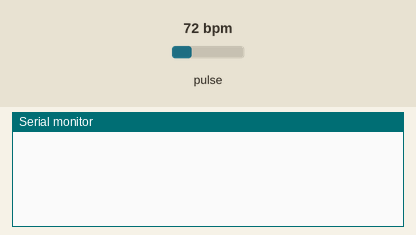
The sketch below on a simulated Arduino Uno, built with avr-gcc and run on an emulated ATmega328P. Shown: the last lines printed to the serial monitor. The test bench sets the inputs (shaded band); at power-on: pulse 72 bpm.

Above: at 1.2 s.
1.3 s: pulse set to 42 bpm
At 4.0 s:
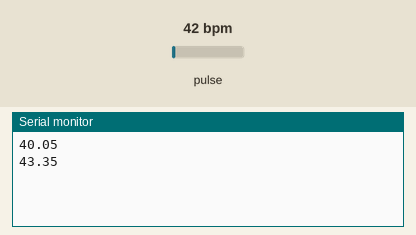
4.3 s: pulse set to 70 bpm
At 5.0 s:
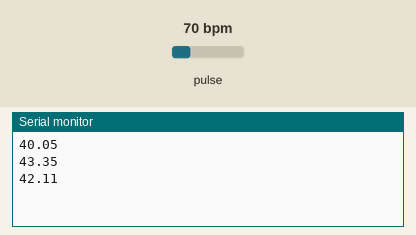
Timing chart, 0 to 7.3 s (numbered marks = the images above; inputs shaded):
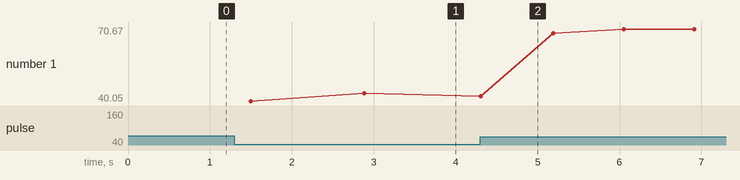

Measured:
- after the input at 1.3 s, the serial monitor: prints a new line after 0.20 s (image 1)
- plotted number 1: 43.35 → 70.67 after the input at 4.3 s

The sketch:

arduino.ino
```cpp
/*
  Hardware Connections:
  -5V  = 5V (3.3V is allowed)
  -GND = GND
  -SDA = A4 (or SDA)
  -SCL = A5 (or SCL)
  -INT = Not connected
*/

#include <Wire.h>
#include "MAX30105.h"
#include "heartRate.h"

MAX30105 particleSensor;
long lastBeat = 0;
float bpm;

void setup() {
  Serial.begin(9600);

  if (!particleSensor.begin(Wire, I2C_SPEED_FAST)) {
    Serial.println("MAX30105 was not found. Please check wiring/power. ");
    while (1);
  }

  particleSensor.setup();
}

void loop() {
  long irValue = particleSensor.getIR();

  if (checkForBeat(irValue) == true) {

    long delta = millis() - lastBeat;
    lastBeat = millis();

    bpm = 60 / (delta / 1000.0);
    Serial.println(bpm);
  }
}
```

heartRate.cpp
```cpp
/*
 Optical Heart Rate Detection (PBA Algorithm)
 By: Nathan Seidle
 SparkFun Electronics
 Date: October 2nd, 2016

 Given a series of IR samples from the MAX30105 we discern when a heart beat is occurring

 Let's have a brief chat about what this code does. We're going to try to detect
 heart-rate optically. This is tricky and prone to give false readings. We really don't
 want to get anyone hurt so use this code only as an example of how to process optical
 data. Build fun stuff with our MAX30105 breakout board but don't use it for actual
 medical diagnosis.

 Excellent background on optical heart rate detection:
 http://www.ti.com/lit/an/slaa655/slaa655.pdf

 Good reading:
 http://www.techforfuture.nl/fjc_documents/mitrabaratchi-measuringheartratewithopticalsensor.pdf
 https://fruct.org/publications/fruct13/files/Lau.pdf

 This is an implementation of Maxim's PBA (Penpheral Beat Amplitude) algorithm. It's been
 converted to work within the Arduino framework.
*/

/* Copyright (C) 2016 Maxim Integrated Products, Inc., All Rights Reserved.
*
* Permission is hereby granted, free of charge, to any person obtaining a
* copy of this software and associated documentation files (the "Software"),
* to deal in the Software without restriction, including without limitation
* the rights to use, copy, modify, merge, publish, distribute, sublicense,
* and/or sell copies of the Software, and to permit persons to whom the
* Software is furnished to do so, subject to the following conditions:
*
* The above copyright notice and this permission notice shall be included
* in all copies or substantial portions of the Software.
*
* THE SOFTWARE IS PROVIDED "AS IS", WITHOUT WARRANTY OF ANY KIND, EXPRESS
* OR IMPLIED, INCLUDING BUT NOT LIMITED TO THE WARRANTIES OF
* MERCHANTABILITY, FITNESS FOR A PARTICULAR PURPOSE AND NONINFRINGEMENT.
* IN NO EVENT SHALL MAXIM INTEGRATED BE LIABLE FOR ANY CLAIM, DAMAGES
* OR OTHER LIABILITY, WHETHER IN AN ACTION OF CONTRACT, TORT OR OTHERWISE,
* ARISING FROM, OUT OF OR IN CONNECTION WITH THE SOFTWARE OR THE USE OR
* OTHER DEALINGS IN THE SOFTWARE.
*
* Except as contained in this notice, the name of Maxim Integrated
* Products, Inc. shall not be used except as stated in the Maxim Integrated
* Products, Inc. Branding Policy.
*
* The mere transfer of this software does not imply any licenses
* of trade secrets, proprietary technology, copyrights, patents,
* trademarks, maskwork rights, or any other form of intellectual
* property whatsoever. Maxim Integrated Products, Inc. retains all
* ownership rights.
*
*/

#include "heartRate.h"

int16_t IR_AC_Max = 20;
int16_t IR_AC_Min = -20;

int16_t IR_AC_Signal_Current = 0;
int16_t IR_AC_Signal_Previous;
int16_t IR_AC_Signal_min = 0;
int16_t IR_AC_Signal_max = 0;
int16_t IR_Average_Estimated;

int16_t positiveEdge = 0;
int16_t negativeEdge = 0;
int32_t ir_avg_reg = 0;

int16_t cbuf[32];
uint8_t offset = 0;

static const uint16_t FIRCoeffs[12] = {172, 321, 579, 927, 1360, 1858, 2390, 2916, 3391, 3768, 4012, 4096};

//  Heart Rate Monitor functions takes a sample value and the sample number
//  Returns true if a beat is detected
//  A running average of four samples is recommended for display on the screen.
bool checkForBeat(int32_t sample)
{
  bool beatDetected = false;

  //  Save current state
  IR_AC_Signal_Previous = IR_AC_Signal_Current;

  //This is good to view for debugging
  //Serial.print("Signal_Current: ");
  //Serial.println(IR_AC_Signal_Current);

  //  Process next data sample
  IR_Average_Estimated = averageDCEstimator(&ir_avg_reg, sample);
  IR_AC_Signal_Current = lowPassFIRFilter(sample - IR_Average_Estimated);

  //  Detect positive zero crossing (rising edge)
  if ((IR_AC_Signal_Previous < 0) & (IR_AC_Signal_Current >= 0))
  {

    IR_AC_Max = IR_AC_Signal_max; //Adjust our AC max and min
    IR_AC_Min = IR_AC_Signal_min;

    positiveEdge = 1;
    negativeEdge = 0;
    IR_AC_Signal_max = 0;

    //if ((IR_AC_Max - IR_AC_Min) > 100 & (IR_AC_Max - IR_AC_Min) < 1000)
    if ((IR_AC_Max - IR_AC_Min) > 20 & (IR_AC_Max - IR_AC_Min) < 1000)
    {
      //Heart beat!!!
      beatDetected = true;
    }
  }

  //  Detect negative zero crossing (falling edge)
  if ((IR_AC_Signal_Previous > 0) & (IR_AC_Signal_Current <= 0))
  {
    positiveEdge = 0;
    negativeEdge = 1;
    IR_AC_Signal_min = 0;
  }

  //  Find Maximum value in positive cycle
  if (positiveEdge & (IR_AC_Signal_Current > IR_AC_Signal_Previous))
  {
    IR_AC_Signal_max = IR_AC_Signal_Current;
  }

  //  Find Minimum value in negative cycle
  if (negativeEdge & (IR_AC_Signal_Current < IR_AC_Signal_Previous))
  {
    IR_AC_Signal_min = IR_AC_Signal_Current;
  }

  return(beatDetected);
}

//  Average DC Estimator
int16_t averageDCEstimator(int32_t *p, uint16_t x)
{
  *p += ((((long) x << 15) - *p) >> 4);
  return (*p >> 15);
}

//  Low Pass FIR Filter
int16_t lowPassFIRFilter(int16_t din)
{
  cbuf[offset] = din;

  int32_t z = mul16(FIRCoeffs[11], cbuf[(offset - 11) & 0x1F]);

  for (uint8_t i = 0 ; i < 11 ; i++)
  {
    z += mul16(FIRCoeffs[i], cbuf[(offset - i) & 0x1F] + cbuf[(offset - 22 + i) & 0x1F]);
  }

  offset++;
  offset %= 32; //Wrap condition

  return(z >> 15);
}

//  Integer multiplier
int32_t mul16(int16_t x, int16_t y)
{
  return((long)x * (long)y);
}
```

heartRate.h
```cpp
/*
 Optical Heart Rate Detection (PBA Algorithm)
 By: Nathan Seidle
 SparkFun Electronics
 Date: October 2nd, 2016

 Given a series of IR samples from the MAX30105 we discern when a heart beat is occurring

 Let's have a brief chat about what this code does. We're going to try to detect
 heart-rate optically. This is tricky and prone to give false readings. We really don't
 want to get anyone hurt so use this code only as an example of how to process optical
 data. Build fun stuff with our MAX30105 breakout board but don't use it for actual
 medical diagnosis.

 Excellent background on optical heart rate detection:
 http://www.ti.com/lit/an/slaa655/slaa655.pdf

 Good reading:
 http://www.techforfuture.nl/fjc_documents/mitrabaratchi-measuringheartratewithopticalsensor.pdf
 https://fruct.org/publications/fruct13/files/Lau.pdf

 This is an implementation of Maxim's PBA (Penpheral Beat Amplitude) algorithm. It's been
 converted to work within the Arduino framework.
*/

/* Copyright (C) 2016 Maxim Integrated Products, Inc., All Rights Reserved.
*
* Permission is hereby granted, free of charge, to any person obtaining a
* copy of this software and associated documentation files (the "Software"),
* to deal in the Software without restriction, including without limitation
* the rights to use, copy, modify, merge, publish, distribute, sublicense,
* and/or sell copies of the Software, and to permit persons to whom the
* Software is furnished to do so, subject to the following conditions:
*
* The above copyright notice and this permission notice shall be included
* in all copies or substantial portions of the Software.
*
* THE SOFTWARE IS PROVIDED "AS IS", WITHOUT WARRANTY OF ANY KIND, EXPRESS
* OR IMPLIED, INCLUDING BUT NOT LIMITED TO THE WARRANTIES OF
* MERCHANTABILITY, FITNESS FOR A PARTICULAR PURPOSE AND NONINFRINGEMENT.
* IN NO EVENT SHALL MAXIM INTEGRATED BE LIABLE FOR ANY CLAIM, DAMAGES
* OR OTHER LIABILITY, WHETHER IN AN ACTION OF CONTRACT, TORT OR OTHERWISE,
* ARISING FROM, OUT OF OR IN CONNECTION WITH THE SOFTWARE OR THE USE OR
* OTHER DEALINGS IN THE SOFTWARE.
*
* Except as contained in this notice, the name of Maxim Integrated
* Products, Inc. shall not be used except as stated in the Maxim Integrated
* Products, Inc. Branding Policy.
*
* The mere transfer of this software does not imply any licenses
* of trade secrets, proprietary technology, copyrights, patents,
* trademarks, maskwork rights, or any other form of intellectual
* property whatsoever. Maxim Integrated Products, Inc. retains all
* ownership rights.
*
*/

#if (ARDUINO >= 100)
 #include "Arduino.h"
#else
 #include "WProgram.h"
#endif

bool checkForBeat(int32_t sample);
int16_t averageDCEstimator(int32_t *p, uint16_t x);
int16_t lowPassFIRFilter(int16_t din);
int32_t mul16(int16_t x, int16_t y);
```
